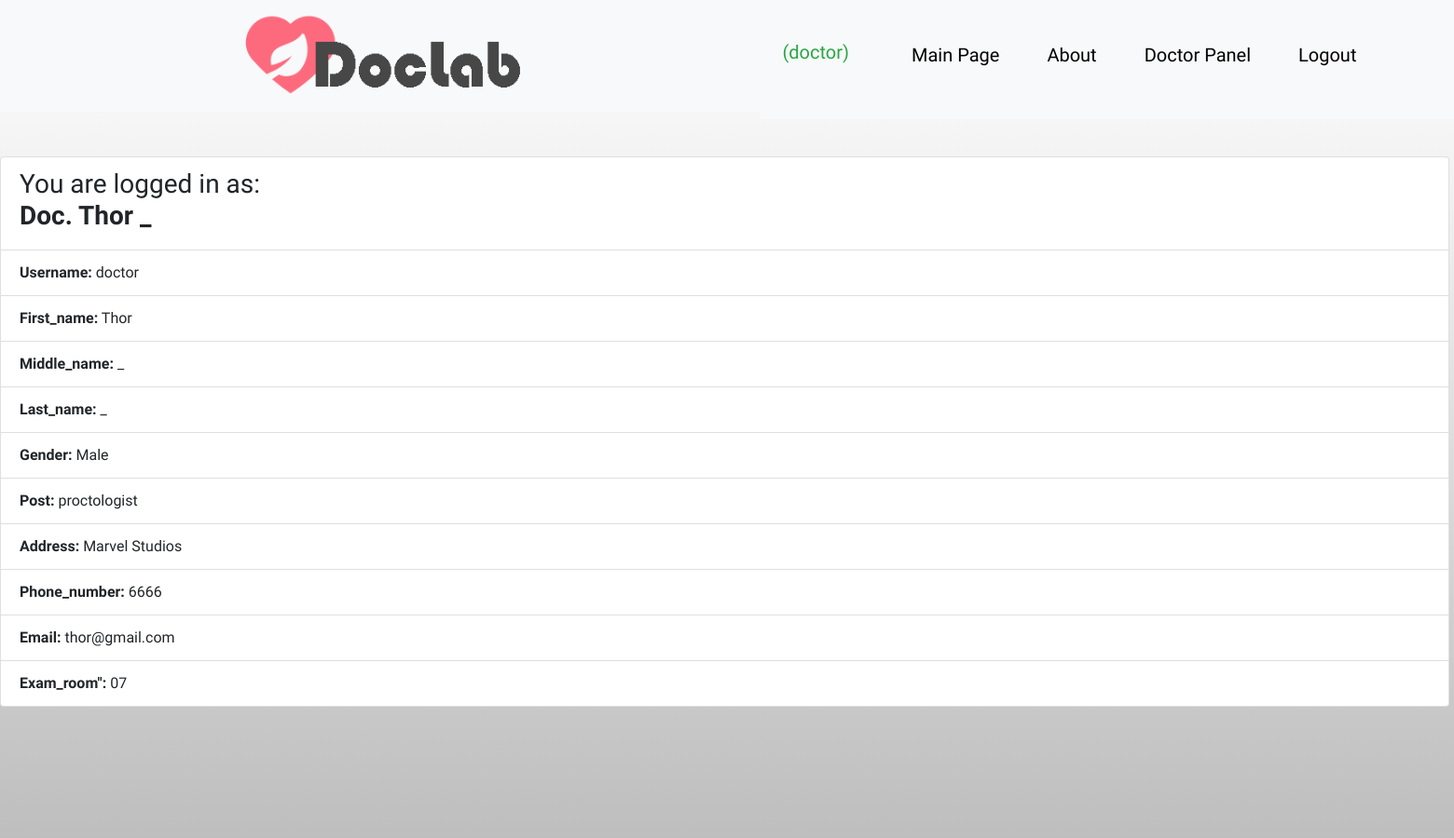
The app's page / (signed in, upper part), older data.
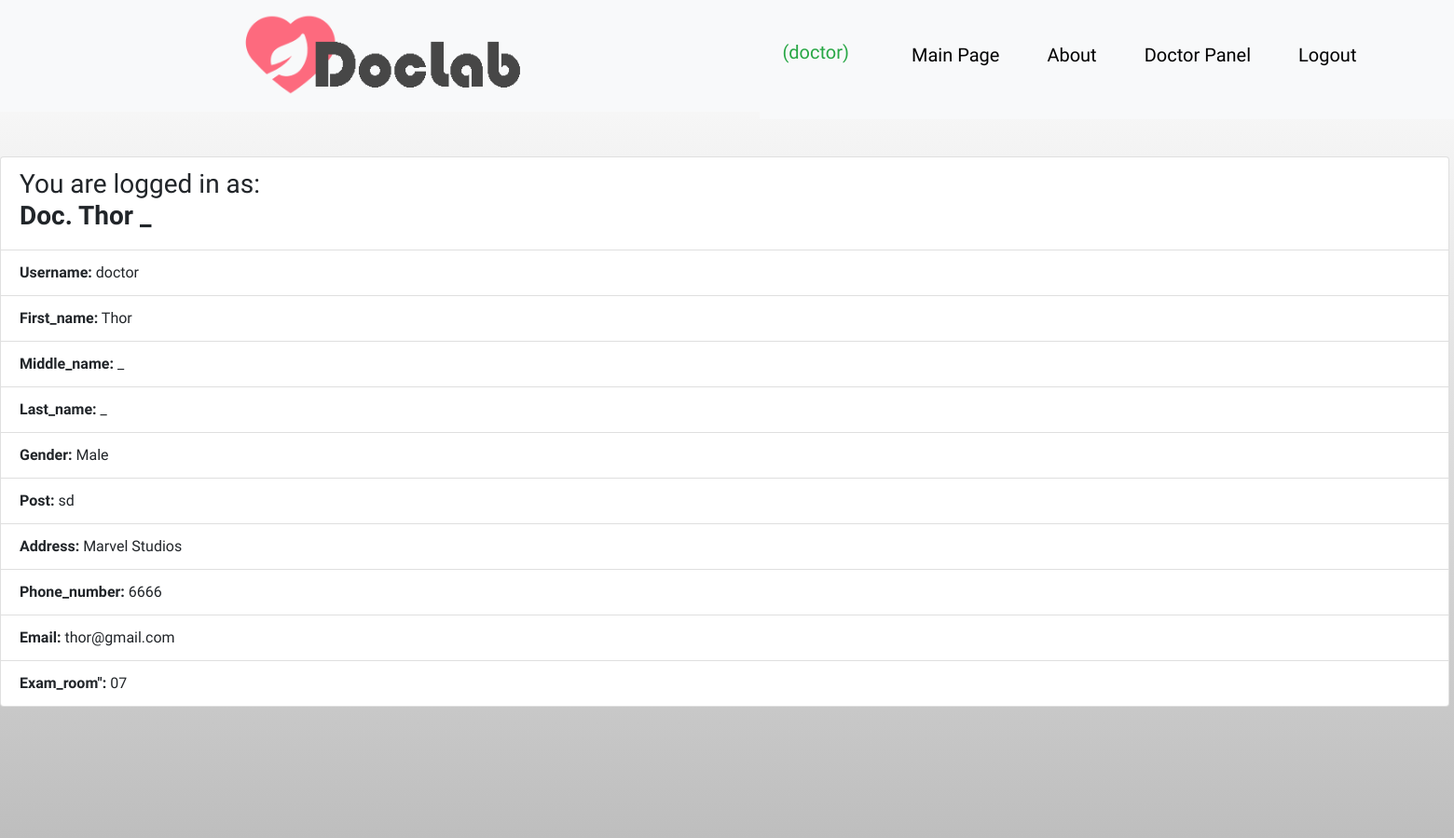
The same page, newer data.
### doctor/models.py (models this page shows)
class UserProfile(AbstractBaseUser, PermissionsMixin):
    accType = (
        (0, 'Unknown'),
        (1, 'Doctor'),
        (2, 'LabAssistant'),
        (3, 'Patient'),
        (4, 'Admin'),
    )
    username = models.CharField(max_length=25, unique=True)
    email = models.EmailField(unique=True)
    is_active = models.BooleanField(default=True)
    is_staff = models.BooleanField(default=False)
    acc_type = models.IntegerField(choices=accType, default=0)
    pat_ref = models.OneToOneField(Patient, on_delete=models.CASCADE, null=True, blank=True, unique=True)
    doc_ref = models.ForeignKey(Doctor, on_delete=models.CASCADE, null=True, blank=True)
    USERNAME_FIELD = "username"
    objects = UserManager()
    REQUIRED_FIELDS = ["email"]

class Doctor(models.Model):
    GENDER = (
        (0, 'Male'),
        (1, 'Female')
    )
    first_name = models.CharField(max_length=45)
    middle_name = models.CharField(max_length=45)
    last_name = models.CharField(max_length=45)
    gender = models.BooleanField(choices=GENDER, default=0)
    post = models.CharField(max_length=45, blank=True)
    phone_number = models.CharField(max_length=15, blank=True)
    address = models.CharField(max_length=90, blank=True)
    email = models.CharField(max_length=254, blank=True)
    exam_room = models.CharField(max_length=6, blank=True)
    def __str__(self):
        return 'Doc. ' + self.first_name + ' ' + self.last_name

### main/views.py (the view)
# urls.py: path('', views.IndexView.as_view(), name='index'),
def index(request):
    return render(request, 'main/index.html', {})

### main/templates/main/index.html (shortened to what this page needs)
{% extends 'extends/base.html' %}
{% block content %}
    {% if user.is_authenticated %}
        <ul class="list-group">
            {% if user.acc_type == 1 %}
                <li class="list-group-item"><h3>You are logged in as: <br><b>{{ user.doc_ref }}</b></h3></li>
                <li class="list-group-item"><b>Username:</b> {{ user.username }}</li>
                <li class="list-group-item"><b>First_name:</b> {{ user.doc_ref.first_name }}</li>
                <li class="list-group-item"><b>Middle_name:</b> {{ user.doc_ref.middle_name }}</li>
                <li class="list-group-item"><b>Last_name:</b> {{ user.doc_ref.last_name }}</li>
                <li class="list-group-item"><b>Gender:</b> {{ user.doc_ref.get_gender_display }}</li>
                <li class="list-group-item"><b>Post:</b> {{ user.doc_ref.post }}</li>
                <li class="list-group-item"><b>Address:</b> {{ user.doc_ref.address }}</li>
                <li class="list-group-item"><b>Phone_number:</b> {{ user.doc_ref.phone_number }}</li>
                <li class="list-group-item"><b>Email:</b> {{ user.doc_ref.email }}</li>
                <li class="list-group-item"><b>Exam_room":</b> {{ user.doc_ref.exam_room }}</li>
            {% elif user.acc_type == 2 %}
                <li class="list-group-item"><h3>You are logged in as: <br><b>{{ user.username }}</b></h3></li>
                <li class="list-group-item"><b>Email:</b> {{ user.email }}</li>
            {% endif %}
        </ul>
    {% else %}
        <ul class="list-group">
            <li class="list-group-item"><a>You are not logged in!</a></li>
            <li class="list-group-item"><a href="{% url 'login' %}">Login Here</a></li>
        </ul>
    {% endif %}
{% endblock %}

### main/templates/extends/header.html (shortened to what this page needs)
{% load static %}
<!DOCTYPE html>
<html lang="en">
<head>
    <link rel="stylesheet" href="{% static 'main/images/style1.css' %}">
</head>
<body>
<header>
    <nav class="navbar navbar-expand-sm bg-light">
        <ul class="navbar-nav mr-auto">
            <div class="logo">
                <a href="{% url 'main:index' %}"><img class="graficlogo" src="{% static 'main/images/logo.png' %}"></a>
            </div>
            <nav class="navbar navbar-expand-sm bg-light">
                <ul class="navbar-nav mr-auto">
                    {% if user.is_authenticated %}
                        <li class="nav-item active">
                            <a class="navbar-brand nav-link text-success">
                                ({{ user.username }})
                            </a>
                        </li>
                    {% endif %}
                    <li class="nav-item">
                        <a class="nav-link" href="{% url 'main:index' %}">Main Page</a>
                    </li>
                    <li class="nav-item">
                        <a class="nav-link" href="{% url 'main:info' %}">About</a>
                    </li>
                    {% if user.is_authenticated %}
                        {% if user.acc_type == 1 %}
                            <li class="nav-item">
                                <a class="nav-link" href="{% url 'doctor:index' %}">Doctor Panel</a>
                            </li>
                        {% elif user.acc_type == 2 %}
                            <li class="nav-item">
                                <a class="nav-link" href="{% url 'lab:index' %}">Lab Tests Panel</a>
                            </li>
                        {% elif user.acc_type == 3 %}
                            <li class="nav-item">
                                <a class="nav-link" href="{% url 'patient:index' %}">Actions</a>
                            </li>
                        {% endif %}
                    {% endif %}
                    {% if user.is_authenticated %}
                        <li class="nav-item mr-auto">
                            <a class="nav-link " href="{% url 'logout' %}">Logout</a>
                        </li>
                    {% else %}
                        <li class="nav-item mr-auto">
                            <a class="nav-link mr-auto" href="{% url 'login' %}">Login</a>
                        </li>
                    {% endif %}
                </ul>
            </nav>
        </ul>
    </nav>
<br>
<br>
</header>
</body>
</html>

Row changes from the older to the newer data that the page shows:
changed UserProfile "doctor": doc_ref.post "proctologist" → "sd"
